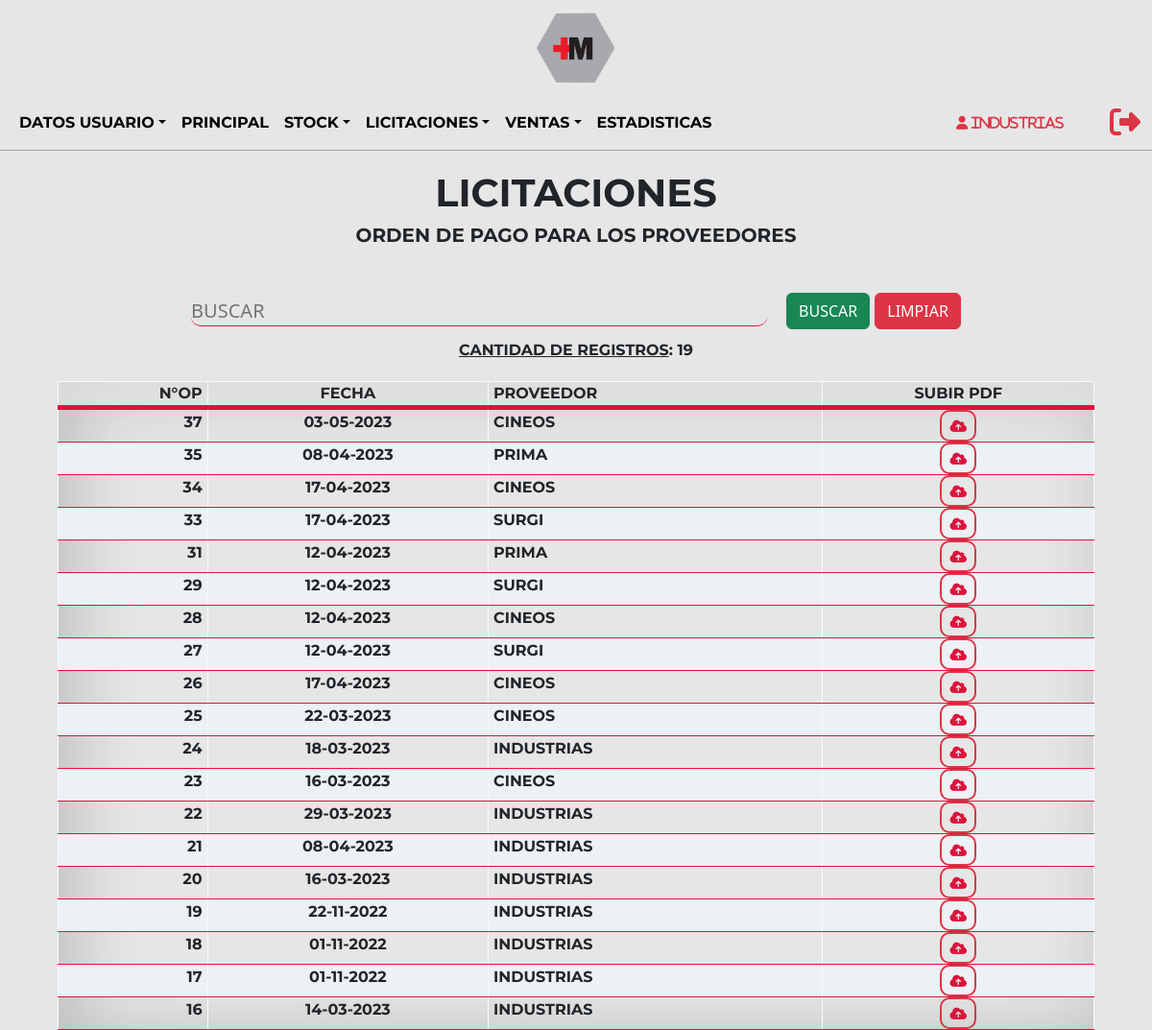
Page /Sistema/Licitaciones/licOrdenPago.php?ok (signed in) on the committed database.
### tables this page shows
CREATE TABLE `usuario` (
  `idUsuario` int(3) NOT NULL,
  `usuario` text NOT NULL,
  `contraseña` varchar(60) NOT NULL,
  `idRol` int(2) NOT NULL,
  `idTipoUsuario` int(10) NOT NULL,
  `nombre` varchar(100) NOT NULL,
  `correo` varchar(100) NOT NULL,
  `direccion` varchar(100) NOT NULL,
  `idEstadoUsuario` int(2) NOT NULL
);

CREATE TABLE `licitacion` (
  `idLicitacion` int(3) NOT NULL,
  `idEstadoLicitacion` int(3) NOT NULL
);

### Sistema/Licitaciones/licOrdenPago.php (the view, shortened to what this page needs)
<?php
include('../../Utils/conexion.php');
$iduser = $_SESSION['usuario'];
$sql = "SELECT idUsuario, usuario, idRol FROM usuario WHERE usuario='$iduser'";
$resultado = $datos_base->query($sql);
$row = $resultado->fetch_assoc();
$nom = $row['usuario'];
$idRol = $row['idRol'];
?>
<!DOCTYPE html>
<html lang="en">
<head>
    <link href="https://cdn.jsdelivr.net/npm/bootstrap@5.2.0-beta1/dist/css/bootstrap.min.css" rel="stylesheet">
    <link rel="stylesheet" type="text/css" href="../../Css/estilos.css"/>
</head>
<body>
<?php include('../Layouts/licitacionesHeader.php'); ?>
    <main>
        <section class="ini">
            <div class="ini-tit">
            <h1>LICITACIONES</h1>
                <h5>ORDEN DE PAGO PARA LOS PROVEEDORES</h5>
            </div>
            <div class="container">
                <form method="POST" action="./licOrdenPago.php">
                    <div class="form-grilla">
                        <div class="form-grilla-busc">
                            <input type="text" style="text-transform:uppercase;" name="buscar"  placeholder="Buscar" class="busc">
                        </div>
                        <div class="form-grilla-but">
                            <input class="btn btn-success" type="submit" name="btn2" value="BUSCAR"></input>
                            <input class="btn btn-danger" type="submit" name="btn1" value="LIMPIAR"></input>
                        </div>
                    </div>
                </form>
            </div>
             <?php
                    if($idRol == $rolgerente OR $idRol == $roladmin  OR $idRol == $rolventas )
                    {
                    echo "<table>
                            <thead>
                                <tr>
                                    <th><p style='text-align:right; margin-right: 5px;'>N°OP</p></th>
                                    <th><p>FECHA</p></th>
                                    <th><p style='text-align:left; margin-left: 5px;'>PROVEEDOR</p></th>
                                    <th><p>SUBIR PDF</p></th>
                                </tr>
                            </thead>
                        ";
                        if(isset($_POST['btn2']))
                                {
                                    $cantidad = 0;
                                    $doc = $_POST['buscar'];
                                    $consulta=mysqli_query($datos_base, "SELECT l.idLicitacion, m.fecha, u.usuario
                                    FROM licitacion l
                                    LEFT JOIN movimientolicitacion AS m ON m.idLicitacion = l.idLicitacion
                                    LEFT JOIN datoslicitacion AS da ON da.idLicitacion = l.idLicitacion
                                    LEFT JOIN usuario AS u ON u.idUsuario = da.idUsuario
                                    WHERE m.idEstadoLicitacion = 5 AND (l.idLicitacion LIKE '%$doc%' OR m.fecha LIKE '%$doc%' OR u.usuario LIKE '%$doc%')
                                    GROUP BY l.idLicitacion
                                    ORDER BY l.idLicitacion DESC");
                                    while($listar = mysqli_fetch_array($consulta))
                                    {
                                        $cantidad++;
                                        $fec = date("d-m-Y", strtotime($listar['fecha']));
                                        echo
                                        "
                                            <tr>
                                            <td><h4 style='font-size:16px;text-align: right; margin-right: 5px; '>".$listar['idLicitacion']."</h4 ></td>
                                            <td><h4 style='font-size:16px;'>".$fec."</h4 ></td>
                                            <td><h4 style='font-size:16px;text-transform:uppercase;text-align: left; margin-left: 5px;'>".$listar['usuario']."</h4 ></td>
                                            <td class='text-center text-nowrap'><a href=./subirLicOrdenPago.php?no=".$listar['idLicitacion']." class='btn btn-sm btn-outline-danger'><i class='fa-solid fa-cloud-arrow-up'></i></a></td>
                                            </tr>
                                        ";
                                    }
                                }
                                else{
                                    $cantidad = 0;
                                    $consulta=mysqli_query($datos_base, "SELECT l.idLicitacion, m.fecha, u.usuario
                                    FROM licitacion l
                                    LEFT JOIN movimientolicitacion AS m ON m.idLicitacion = l.idLicitacion
                                    LEFT JOIN datoslicitacion AS da ON da.idLicitacion = l.idLicitacion
                                    LEFT JOIN usuario AS u ON u.idUsuario = da.idUsuario
                                    WHERE m.idEstadoLicitacion = 5
                                    GROUP BY l.idLicitacion
                                    ORDER BY l.idLicitacion DESC");
                                    while($listar = mysqli_fetch_array($consulta))
                                    {
                                        $cantidad++;
                                        $fec = date("d-m-Y", strtotime($listar['fecha']));
                                        echo
                                        "
                                            <tr>
                                                <td><h4 style='font-size:16px;text-align: right; margin-right: 5px; '>".$listar['idLicitacion']."</h4 ></td>
                                                <td><h4 style='font-size:16px;'>".$fec."</h4 ></td>
                                                <td><h4 style='font-size:16px;text-transform:uppercase;text-align: left; margin-left: 5px;'>".$listar['usuario']."</h4 ></td>
                                                <td class='text-center text-nowrap'><a href=./subirLicOrdenPago.php?no=".$listar['idLicitacion']." class='btn btn-sm btn-outline-danger'><i class='fa-solid fa-cloud-arrow-up'></i></a></td>
                                            </tr>
                                        ";
                                    }
                                }
                                echo "<div style='margin-top:10px;'><p style='text-transform: uppercase;'><u>Cantidad de registros</u>: ".$cantidad."</p></div>";
                                echo "</table>";
                            }?>
        </section>
    </main>
</body>
</html>

### Sistema/Layouts/licitacionesHeader.php (shortened to what this page needs)
<div class="cont-img">
        <a href="../principal.php" class="imagenb">
            <img src="../../Imagenes/c-titulo.png" alt="logo">
         </a>
    </div>
    <header class="hea-pri">
        <nav class="navbar navbar-expand-lg navbar-light">
            <div class="container-fluid navpri">
                <div class="collapse navbar-collapse" id="navbarNav">
                    <ul class="navbar-nav">
                    <li class="nav-item dropdown">
                            <a href="#" class="nav-link dropdown-toggle variacion" id="navbarDropdown" role="button" data-bs-toggle="dropdown" aria-expanded="false">DATOS USUARIO</a>
                                <?php
                                    $rolgerente = 1;
                                    $roladmin = 2;
                                    $roldeposito = 3;
                                    $rolventas = 4;
                                    $rolobra = 5;
                                    $rolproveedor = 6;
                                ?>
                        </li>
                        <li class="nav-item">
                            <a href="../principal.php" class="nav-link variacion" aria-current="page">PRINCIPAL</a>
                        </li>
                        <?php
                            if($idRol == $rolgerente OR $idRol == $roldeposito){
                        ?>
                        <li class="nav-item dropdown">
                            <a href="#" class="nav-link dropdown-toggle variacion" id="navbarDropdown" role="button" data-bs-toggle="dropdown" aria-expanded="false">STOCK</a>
                        </li>
                        <?php
                            }
                        ?>
                        <?php
                            if($idRol == $rolgerente OR $idRol == $roladmin OR $idRol == $rolventas OR $idRol == $rolproveedor){
                        ?>
                        <li class="nav-item dropdown">
                            <a href="#" class="nav-link dropdown-toggle variacion" id="navbarDropdown" role="button" data-bs-toggle="dropdown" aria-expanded="false">LICITACIONES</a>
                        </li>
                        <?php
                            }
                        ?>
                        <?php
                            if($idRol == $rolgerente OR $idRol == $roladmin OR $idRol == $rolobra){
                        ?>
                        <li class="nav-item dropdown">
                            <?php
                            if($idRol != $rolobra){?>
                            <a href="#" class="nav-link dropdown-toggle variacion" id="navbarDropdown" role="button" data-bs-toggle="dropdown" aria-expanded="false">VENTAS</a>
                            <?php }else{?>
                            <a href="#" class="nav-link dropdown-toggle variacion" id="navbarDropdown" role="button" data-bs-toggle="dropdown" aria-expanded="false">COMPRAS</a>
                            <?php }?>
                        </li>
                        <?php
                            }
                        ?>
                        <?php
                            if($idRol == $rolgerente OR $idRol == $roladmin){
                        ?>
                        <li class="nav-item">
                            <a href="../estadisticas.php" class="nav-link variacion" aria-current="page">ESTADISTICAS</a>
                        </li>
                        <?php
                            }
                        ?>
                    </ul>
                </div>
                <div class="not-exit">
                    <div class="not-exit-name">
                        <p><i class="fa-solid fa-user" style="color: #dc3545;">&nbsp<?php echo $nom;?></i></p>
                    </div>
                   <div class="not-exit-exit">
                       <a href="../../Utils/salir.php">
                            <i class="fa-solid fa-right-from-bracket fa-2x" style="color: #dc3545;"></i>
                        </a>
                   </div>
                </div>
            </div>
        </nav>
    </header>

### Css/estilos.css (style rules this page uses)
* { margin: 0; padding: 0; box-sizing: border-box; scroll-behavior: smooth; }
html, body { background-color: #e6e6e6; height: 100%; margin: 0; display: flex; flex-direction: column; }
nav { font-family: 'Montserrat', sans-serif; }
h1, h2 { cursor: default; }
h1, h3, h4, h5, p { font-family: 'Montserrat', sans-serif; font-weight: bold; }
.hea-pri { border-bottom: 1px solid #a3a3a3; }
.variacion { text-decoration: none; background-image: linear-gradient(crimson, crimson); background-position: 0% 100%; background-repeat: no-repeat; background-size: 0% 2px; transition: background-size .4s; color: black; font-size: 16px; text-transform: uppercase; font-weight: bold; }
i { color: crimson; }
li { list-style: none; }
.cont-img { display: flex; justify-content: center; }
.imagenb { width: 100px; height: 100px; display: flex; justify-content: center; align-items: center; }
.imagenb img { width: 100%; }
.navpri { display: flex; justify-content: space-evenly; }
.not-exit { width: auto; display: flex; justify-content: center; align-items: center; flex-direction: row; gap: 5px; }
.ini { height: auto; display: flex; justify-content: center; align-items: center; flex-direction: column; }
.ini-tit { margin-top: 20px; margin-bottom: 40px; display: flex; justify-content: center; align-items: center; flex-direction: column; }
.form-grilla { display: flex; justify-content: center; flex-direction: row; }
.form-grilla-busc { display: flex; justify-content: center; align-items: center; }
.form-grilla-but { display: flex; justify-content: center; align-items: center; gap: 5px; }
.busc { min-width: 600px; margin-right: 20px; border-radius: 10px; font-size: 20px; background-color: transparent; border: none; border-bottom: 1px solid crimson; outline: none; }
table { margin-top: 20px; background-color: #dbe5e9; border-collapse: collapse; width: 90%; background-color: rgba(230, 230, 230, 0.65); box-shadow: 15px 6px 72px 4px rgba(0, 0, 0, 0.18) inset; -webkit-box-shadow: 15px 6px 72px 4px rgba(0, 0, 0, 0.18) inset; -moz-box-shadow: 15px 6px 72px 4px rgba(0, 0, 0, 0.18) inset; }
th, td { text-align: center; border: solid 1px #f7fbfd; border-bottom: solid 1px crimson; font-weight: bold; }
thead { background-color: rgba(230, 230, 230, 0.65); border-bottom: solid 5px crimson; width: 100%; }
tr:nth-child(even) { background-color: #edf0f5; }
.not-exit { min-width: 200px; height: 40px; display: flex; justify-content: center; align-items: center; gap: 40px; }
.not-exit-name { width: 100%; height: auto; cursor: default; display: flex; justify-content: center; align-items: center; font-size: 14px; }
.not-exit-exit { display: flex; justify-content: center; align-items: center; }
p { margin-bottom: 0rem; }
.btn-outline-danger { font-weight: bold; border-radius: 10px; border: 2px solid; }

### rows in the picture
usuario: usuario "Industrias"
licitacion: idLicitacion "37", fec "03-05-2023", usuario "CINEOS"
licitacion: idLicitacion "35", fec "08-04-2023", usuario "PRIMA"
licitacion: idLicitacion "34", fec "17-04-2023", usuario "CINEOS"
licitacion: idLicitacion "33", fec "17-04-2023", usuario "SURGI"
licitacion: idLicitacion "31", fec "12-04-2023", usuario "PRIMA"
licitacion: idLicitacion "29", fec "12-04-2023", usuario "SURGI"
licitacion: idLicitacion "28", fec "12-04-2023", usuario "CINEOS"
licitacion: idLicitacion "27", fec "12-04-2023", usuario "SURGI"
licitacion: idLicitacion "26", fec "17-04-2023", usuario "CINEOS"
licitacion: idLicitacion "25", fec "22-03-2023", usuario "CINEOS"
licitacion: idLicitacion "24", fec "18-03-2023", usuario "INDUSTRIAS"
licitacion: idLicitacion "23", fec "16-03-2023", usuario "CINEOS"
licitacion: idLicitacion "22", fec "29-03-2023", usuario "INDUSTRIAS"
licitacion: idLicitacion "21", fec "08-04-2023", usuario "INDUSTRIAS"
licitacion: idLicitacion "20", fec "16-03-2023", usuario "INDUSTRIAS"
licitacion: idLicitacion "19", fec "22-11-2022", usuario "INDUSTRIAS"
licitacion: idLicitacion "18", fec "01-11-2022", usuario "INDUSTRIAS"
licitacion: idLicitacion "17", fec "01-11-2022", usuario "INDUSTRIAS"
licitacion: idLicitacion "16", fec "14-03-2023", usuario "INDUSTRIAS"

### other values in the picture
$cantidad "19"
